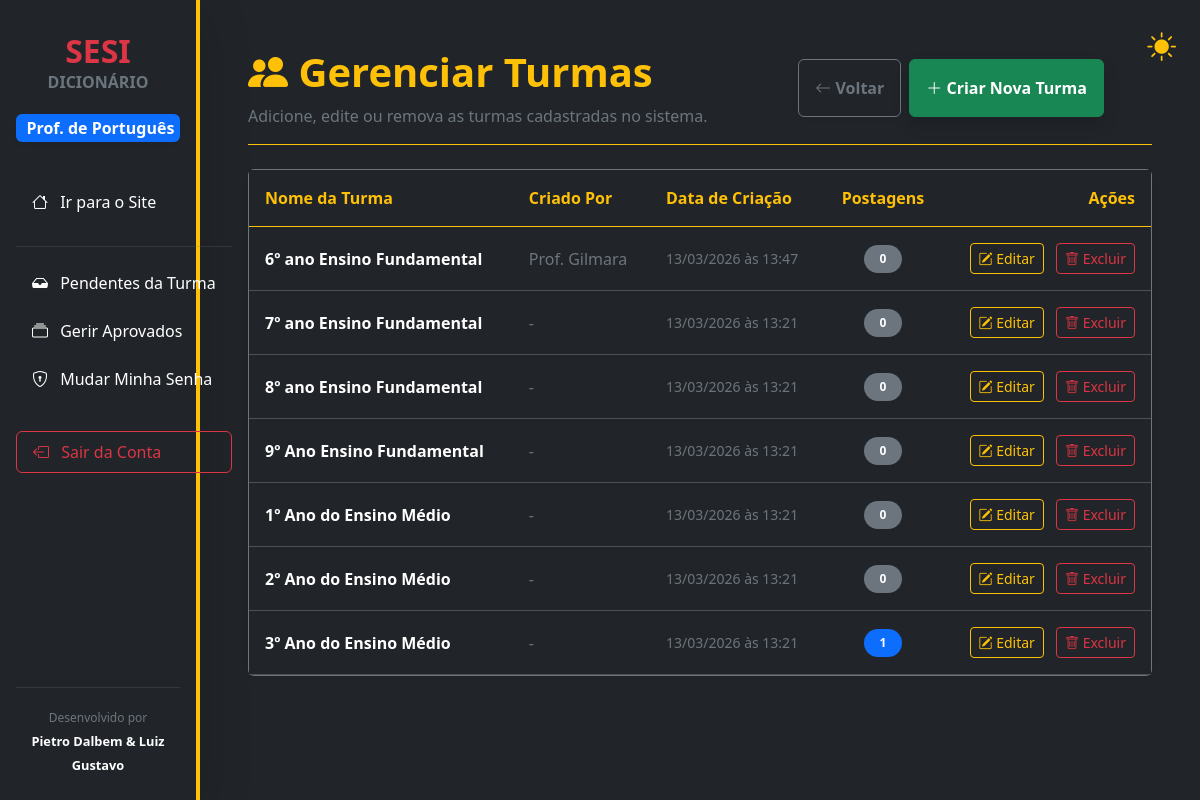
The page /gerenciar_turmas.php (signed in) on the database its author committed.
### tables this page shows
CREATE TABLE `turmas` (
  `id` int(11) NOT NULL,
  `nome` varchar(50) NOT NULL,
  `senha` varchar(50) NOT NULL,
  `criado_por` varchar(50) DEFAULT NULL,
  `data_criacao` timestamp NOT NULL DEFAULT current_timestamp()
);

### gerenciar_turmas.php (the view, shortened to what this page needs)
<?php
require_once 'config/conexao.php';
$materia_logada = $_SESSION['materia_admin'];
$nome_materia = ($materia_logada === 'portugues') ? 'Português' : 'Matemática';
$cor_badge = ($materia_logada === 'portugues') ? 'bg-primary' : 'bg-danger';
?>
<!DOCTYPE html>
<html lang="pt-BR" data-bs-theme="dark">
<head>
    <link href="https://cdn.jsdelivr.net/npm/bootstrap@5.3.3/dist/css/bootstrap.min.css" rel="stylesheet">
    <link rel="stylesheet" href="https://cdn.jsdelivr.net/npm/bootstrap-icons@1.11.3/font/bootstrap-icons.min.css">
</head>
<body class="bg-body">
    <div class="container-fluid">
        <div class="row">
            <nav class="col-md-3 col-lg-2 offcanvas-md offcanvas-start bg-dark border-end border-warning border-4 position-fixed vh-100 p-3 d-flex flex-column shadow-lg" id="menuLateral">
                <div class="text-center mb-3 mt-md-3 d-none d-md-block">
                    <h2 class="fw-bolder text-danger tracking-tight mb-0">SESI</h2>
                    <span class="text-secondary fw-bold fs-6 text-uppercase letter-spacing-1">Dicionário</span>
                </div>
                <div class="text-center mb-4 mt-3 mt-md-0">
                    <span class="badge <?php echo $cor_badge; ?> fs-6 mt-1 shadow-sm w-100">Prof. de <?php echo $nome_materia; ?></span>
                </div>
                <ul class="nav nav-pills flex-column mb-auto mt-3">
                    <li>
                        <a href="index.php" class="nav-link text-white mb-2 text-nowrap">
                            <i class="bi bi-house me-2"></i> Ir para o Site
                        </a>
                    </li>
                    <hr class="border-secondary">
                    <li class="nav-item">
                        <a href="admin.php" class="nav-link text-white mb-2 text-nowrap">
                            <i class="bi bi-inbox-fill me-2"></i> Pendentes da Turma
                        </a>
                    </li>
                    <li class="nav-item">
                        <a href="gerenciar.php" class="nav-link text-white mb-2 text-nowrap">
                            <i class="bi bi-collection me-2"></i> Gerir Aprovados
                        </a>
                    </li>
                    <li class="nav-item">
                        <a href="alterar_senha.php" class="nav-link text-white mb-2 text-nowrap">
                            <i class="bi bi-shield-lock me-2"></i> Mudar Minha Senha
                        </a>
                    </li>
                    <li class="mt-4">
                        <a href="admin.php?sair=true" class="nav-link text-danger border border-danger mb-2 text-nowrap">
                            <i class="bi bi-box-arrow-left me-2"></i> Sair da Conta
                        </a>
                    </li>
                </ul>
                <div class="mt-auto pb-2 text-center">
                    <hr class="border-secondary mt-0 mb-3">
                    <span class="text-secondary" style="font-size: 0.75rem;">Desenvolvido por</span><br>
                    <span class="fw-bold text-white" style="font-size: 0.8rem;">Pietro Dalbem & Luiz Gustavo</span>
                </div>
            </nav>
            <main class="col-md-9 offset-md-3 col-lg-10 offset-lg-2 px-3 px-md-5 py-4 py-md-5 min-vh-100 position-relative">
                <div class="position-absolute top-0 end-0 p-4 d-none d-md-block">
                    <i class="bi bi-sun-fill text-warning btn-tema icone-tema" onclick="alternarTema()" title="Alternar Tema"></i>
                </div>
                <div class="d-flex flex-column flex-md-row justify-content-between align-items-md-center mb-4 border-bottom border-warning pb-3 gap-3 pe-md-5">
                    <div>
                        <h1 class="fw-bold text-warning"><i class="bi bi-people-fill"></i> Gerenciar Turmas</h1>
                        <p class="text-secondary fs-6 fs-md-5 mb-0">Adicione, edite ou remova as turmas cadastradas no sistema.</p>
                    </div>
                    <div class="d-flex flex-column flex-sm-row gap-2">
                        <a href="admin.php" class="btn btn-outline-secondary fw-bold p-2 p-md-3 shadow-sm">
                            <i class="bi bi-arrow-left"></i> Voltar
                        </a>
                        <button class="btn btn-success fw-bold p-2 p-md-3 shadow" data-bs-toggle="modal" data-bs-target="#modalNovaTurma">
                            <i class="bi bi-plus-lg"></i> Criar Nova Turma
                        </button>
                    </div>
                </div>
                <div class="card bg-dark shadow-sm border-secondary">
                    <div class="card-body p-0">
                        <div class="table-responsive">
                            <table class="table table-dark table-hover mb-0 align-middle">
                                <thead>
                                    <tr class="border-bottom border-warning">
                                        <th scope="col" class="p-3 text-warning">Nome da Turma</th>
                                        <th scope="col" class="p-3 text-warning">Criado Por</th>
                                        <th scope="col" class="p-3 text-warning">Data de Criação</th>
                                        <th scope="col" class="p-3 text-warning text-center">Postagens</th>
                                        <th scope="col" class="p-3 text-warning text-end">Ações</th>
                                    </tr>
                                </thead>
                                <tbody>
                                    <?php
                                    $sql_turmas = "
                                        SELECT t.id, t.nome, t.senha, t.criado_por, t.data_criacao,
                                        (SELECT COUNT(*) FROM termos WHERE turma_id = t.id) AS total_postagens
                                        FROM turmas t
                                        ORDER BY
                                            CASE
                                                WHEN t.nome LIKE '%6º%' THEN 1
                                                WHEN t.nome LIKE '%7º%' THEN 2
                                                WHEN t.nome LIKE '%8º%' THEN 3
                                                WHEN t.nome LIKE '%9º%' THEN 4
                                                WHEN t.nome LIKE '%1º%' THEN 5
                                                WHEN t.nome LIKE '%2º%' THEN 6
                                                WHEN t.nome LIKE '%3º%' THEN 7
                                                ELSE 8
                                            END ASC, t.nome ASC
                                    ";
                                    $resultado = $conn->query($sql_turmas);
                                    if ($resultado && $resultado->num_rows > 0) {
                                        while ($turma = $resultado->fetch_assoc()) {
                                            $data_formatada = !empty($turma['data_criacao']) ? date('d/m/Y \à\s H:i', strtotime($turma['data_criacao'])) : '-';
                                            $criador = !empty($turma['criado_por']) ? htmlspecialchars($turma['criado_por']) : '-';
                                    ?>
                                        <tr>
                                            <td class="p-3 fw-bold text-white"><?php echo htmlspecialchars($turma['nome']); ?></td>
                                            <td class="p-3 text-secondary"><?php echo $criador; ?></td>
                                            <td class="p-3 text-secondary small"><?php echo $data_formatada; ?></td>
                                            <td class="p-3 text-center">
                                                <span class="badge <?php echo ($turma['total_postagens'] > 0) ? 'bg-primary' : 'bg-secondary text-white'; ?> rounded-pill px-3 py-2">
                                                    <?php echo $turma['total_postagens']; ?>
                                                </span>
                                            </td>
                                            <td class="p-3 text-end">
                                                <button class="btn btn-sm btn-outline-warning me-2" data-bs-toggle="modal" data-bs-target="#modalEditarTurma<?php echo $turma['id']; ?>">
                                                    <i class="bi bi-pencil-square"></i> Editar
                                                </button>
                                                <a href="gerenciar_turmas.php?deletar_id=<?php echo $turma['id']; ?>" class="btn btn-sm btn-outline-danger" onclick="return confirm('Tem certeza que deseja apagar a turma <?php echo htmlspecialchars($turma['nome']); ?>? As postagens continuarão no site, mas a turma sumirá daqui.');">
                                                    <i class="bi bi-trash"></i> Excluir
                                                </a>
                                            </td>
                                        </tr>
                                    <?php
                                        }
                                    } else {
                                        echo "<tr><td colspan='5' class='text-center p-4 text-secondary'>Nenhuma turma cadastrada no momento.</td></tr>";
                                    }
                                    ?>
                                </tbody>
                            </table>
                        </div>
                    </div>
                </div>
            </main>
        </div>
    </div>
</body>
</html>

### gerenciar_turmas.php (style rules this page uses)
.btn-tema { font-size: 1.8rem; cursor: pointer; user-select: none; }

### rows shown on the page
turmas: nome "6º ano Ensino Fundamental", criado_por "Prof. Gilmara", data_criacao "13/03/2026 às 13:47", total_postagens "0"
turmas: nome "7º ano Ensino Fundamental", criado_por "-", data_criacao "13/03/2026 às 13:21", total_postagens "0"
turmas: nome "8º ano Ensino Fundamental", criado_por "-", data_criacao "13/03/2026 às 13:21", total_postagens "0"
turmas: nome "9º Ano Ensino Fundamental", criado_por "-", data_criacao "13/03/2026 às 13:21", total_postagens "0"
turmas: nome "1º Ano do Ensino Médio", criado_por "-", data_criacao "13/03/2026 às 13:21", total_postagens "0"
turmas: nome "2º Ano do Ensino Médio", criado_por "-", data_criacao "13/03/2026 às 13:21", total_postagens "0"
turmas: nome "3º Ano do Ensino Médio", criado_por "-", data_criacao "13/03/2026 às 13:21", total_postagens "1"

### other values the page prints
$nome_materia "Português"
